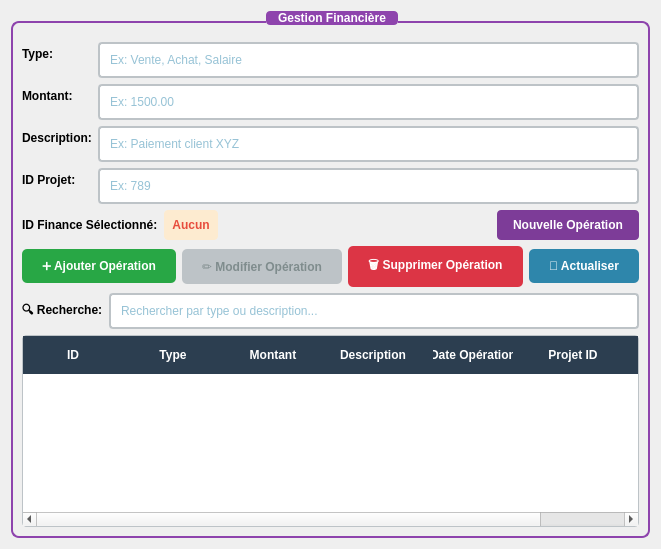
      <widget class="QWidget" name="financesPage">
       <layout class="QVBoxLayout" name="verticalLayout_6">
        <item>
         <widget class="QGroupBox" name="financesGroupBox">
          <property name="title">
           <string>Gestion Financière</string>
          </property>
          <property name="styleSheet">
           <string notr="true">QGroupBox {
    font-weight: bold;
    color: #2C3E50;
    border: 2px solid #8E44AD;
    border-radius: 8px;
    margin-top: 10px;
    padding-top: 10px;
}
QGroupBox::title {
    subcontrol-origin: margin;
    subcontrol-position: top center;
    padding: 0 10px;
    background-color: #8E44AD;
    color: white;
    border-radius: 4px;
}</string>
          </property>
          <layout class="QVBoxLayout" name="verticalLayout_9">
           <item>
            <layout class="QFormLayout" name="formLayout_4">
             <item row="0" column="0">
              <widget class="QLabel" name="label_32">
               <property name="text">
                <string>Type:</string>
               </property>
               <property name="styleSheet">
                <string notr="true">font-weight: bold;</string>
               </property>
              </widget>
             </item>
             <item row="0" column="1">
              <widget class="QLineEdit" name="financeTypeEdit">
               <property name="placeholderText">
                <string>Ex: Vente, Achat, Salaire</string>
               </property>
               <property name="styleSheet">
                <string notr="true">QLineEdit {
    padding: 8px;
    border: 2px solid #BDC3C7;
    border-radius: 4px;
    background-color: white;
    color: #2E86AB;
}
QLineEdit:focus {
    border-color: #3498DB;
}</string>
               </property>
              </widget>
             </item>
             <item row="1" column="0">
              <widget class="QLabel" name="label_33">
               <property name="text">
                <string>Montant:</string>
               </property>
               <property name="styleSheet">
                <string notr="true">font-weight: bold;</string>
               </property>
              </widget>
             </item>
             <item row="1" column="1">
              <widget class="QLineEdit" name="financeMontantEdit">
               <property name="placeholderText">
                <string>Ex: 1500.00</string>
               </property>
               <property name="styleSheet">
                <string notr="true">QLineEdit {
    padding: 8px;
    border: 2px solid #BDC3C7;
    border-radius: 4px;
    background-color: white;
    color: #2E86AB;
}
QLineEdit:focus {
    border-color: #3498DB;
}</string>
               </property>
              </widget>
             </item>
             <item row="2" column="0">
              <widget class="QLabel" name="label_34">
               <property name="text">
                <string>Description:</string>
               </property>
               <property name="styleSheet">
                <string notr="true">font-weight: bold;</string>
               </property>
              </widget>
             </item>
             <item row="2" column="1">
              <widget class="QLineEdit" name="financeDescriptionEdit">
               <property name="placeholderText">
                <string>Ex: Paiement client XYZ</string>
               </property>
               <property name="styleSheet">
                <string notr="true">QLineEdit {
    padding: 8px;
    border: 2px solid #BDC3C7;
    border-radius: 4px;
    background-color: white;
    color: #2E86AB;
}
QLineEdit:focus {
    border-color: #3498DB;
}</string>
               </property>
              </widget>
             </item>
             <item row="3" column="0">
              <widget class="QLabel" name="label_35">
               <property name="text">
                <string>ID Projet:</string>
               </property>
               <property name="styleSheet">
                <string notr="true">font-weight: bold;</string>
               </property>
              </widget>
             </item>
             <item row="3" column="1">
              <widget class="QLineEdit" name="financeProjetIdEdit">
               <property name="placeholderText">
                <string>Ex: 789</string>
               </property>
               <property name="styleSheet">
                <string notr="true">QLineEdit {
    padding: 8px;
    border: 2px solid #BDC3C7;
    border-radius: 4px;
    background-color: white;
    color: #2E86AB;
}
QLineEdit:focus {
    border-color: #3498DB;
}</string>
               </property>
              </widget>
             </item>
             <item row="4" column="0" colspan="2">
              <layout class="QHBoxLayout" name="horizontalLayout_13">
               <item>
                <widget class="QLabel" name="label_36">
                 <property name="text">
                  <string>ID Finance Sélectionné:</string>
                 </property>
                 <property name="styleSheet">
                  <string notr="true">font-weight: bold;</string>
                 </property>
                </widget>
               </item>
               <item>
                <widget class="QLabel" name="selectedFinanceIdLabel">
                 <property name="text">
                  <string>Aucun</string>
                 </property>
                 <property name="styleSheet">
                  <string notr="true">font-weight: bold; color: #E74C3C; background-color: #FDEBD0; padding: 4px 8px; border-radius: 4px;</string>
                 </property>
                 <property name="alignment">
                  <set>Qt::AlignCenter</set>
                 </property>
                </widget>
               </item>
               <item>
                <spacer name="horizontalSpacer_5">
                 <property name="orientation">
                  <enum>Qt::Horizontal</enum>
                 </property>
                 <property name="sizeHint" stdset="0">
                  <size>
                   <width>40</width>
                   <height>20</height>
                  </size>
                 </property>
                </spacer>
               </item>
               <item>
                <widget class="QPushButton" name="clearFinanceFormBtn">
                 <property name="text">
                  <string>Nouvelle Opération</string>
                 </property>
                 <property name="styleSheet">
                  <string notr="true">QPushButton {
    background-color: #7D3C98;
    color: white;
    border: none;
    padding: 8px 16px;
    border-radius: 4px;
    font-weight: bold;
}
QPushButton:hover {
    background-color: #6C3483;
}
QPushButton:pressed {
    background-color: #5B2C6F;
}</string>
                 </property>
                </widget>
               </item>
              </layout>
             </item>
            </layout>
           </item>
           <item>
            <layout class="QHBoxLayout" name="horizontalLayout_14">
             <item>
              <widget class="QPushButton" name="addFinanceBtn">
               <property name="text">
                <string>➕ Ajouter Opération</string>
               </property>
               <property name="styleSheet">
                <string notr="true">QPushButton {
    background-color: #28A745;
    color: white;
    border: none;
    padding: 10px 20px;
    border-radius: 5px;
    font-weight: bold;
}
QPushButton:hover {
    background-color: #218838;
}
QPushButton:pressed {
    background-color: #1E7E34;
}</string>
               </property>
              </widget>
             </item>
             <item>
              <widget class="QPushButton" name="editFinanceBtn">
               <property name="enabled">
                <bool>false</bool>
               </property>
               <property name="text">
                <string>✏️ Modifier Opération</string>
               </property>
               <property name="styleSheet">
                <string notr="true">QPushButton {
    background-color: #FFC107;
    color: #212529;
    border: none;
    padding: 10px 20px;
    border-radius: 5px;
    font-weight: bold;
}
QPushButton:hover {
    background-color: #E0A800;
}
QPushButton:pressed {
    background-color: #D39E00;
}
QPushButton:disabled {
    background-color: #BDC3C7;
    color: #7F8C8D;
}</string>
               </property>
              </widget>
             </item>
             <item>
              <widget class="QPushButton" name="deleteFinanceBtn">
               <property name="text">
                <string>🗑️ Supprimer Opération</string>
               </property>
               <property name="styleSheet">
                <string notr="true">QPushButton {
    background-color: #DC3545;
    color: white;
    border: none;
    padding: 10px 20px;
    border-radius: 5px;
    font-weight: bold;
}
QPushButton:hover {
    background-color: #C82333;
}
QPushButton:pressed {
    background-color: #BD2130;
}</string>
               </property>
              </widget>
             </item>
             <item>
              <widget class="QPushButton" name="refreshFinanceTableBtn">
               <property name="text">
                <string>🔄 Actualiser</string>
               </property>
               <property name="styleSheet">
                <string notr="true">QPushButton {
    background-color: #2E86AB;
    color: white;
    border: none;
    padding: 10px 20px;
    border-radius: 5px;
    font-weight: bold;
}
QPushButton:hover {
    background-color: #266D8F;
}
QPushButton:pressed {
    background-color: #1F5A7A;
}</string>
               </property>
              </widget>
             </item>
            </layout>
           </item>
           <item>
            <layout class="QHBoxLayout" name="horizontalLayout_15">
             <item>
              <widget class="QLabel" name="label_37">
               <property name="text">
                <string>🔍 Recherche:</string>
               </property>
               <property name="styleSheet">
                <string notr="true">font-weight: bold; font-size: 12px;</string>
               </property>
              </widget>
             </item>
             <item>
              <widget class="QLineEdit" name="searchFinanceLineEdit">
               <property name="placeholderText">
                <string>Rechercher par type ou description...</string>
               </property>
               <property name="styleSheet">
                <string notr="true">QLineEdit {
    padding: 8px;
    border: 2px solid #BDC3C7;
    border-radius: 4px;
    background-color: white;
    color: #2E86AB;
}
QLineEdit:focus {
    border-color: #3498DB;
}</string>
               </property>
              </widget>
             </item>
            </layout>
           </item>
           <item>
            <widget class="QTableWidget" name="financeTable">
             <property name="styleSheet">
              <string notr="true">QTableWidget {
    background-color: white;
    alternate-background-color: #F8F9FA;
    selection-background-color: #8E44AD;
    selection-color: white;
    gridline-color: #BDC3C7;
    border: 1px solid #BDC3C7;
    border-radius: 4px;
}
QTableWidget::item {
    padding: 8px;
    border-bottom: 1px solid #ECF0F1;
    color: #2E86AB;
}
QTableWidget::item:selected {
    background-color: #8E44AD;
    color: white;
}
QHeaderView::section {
    background-color: #2C3E50;
    color: white;
    padding: 10px;
    border: none;
    font-weight: bold;
}</string>
             </property>
             <property name="editTriggers">
              <set>QAbstractItemView::NoEditTriggers</set>
             </property>
             <property name="selectionMode">
              <enum>QAbstractItemView::SingleSelection</enum>
             </property>
             <property name="selectionBehavior">
              <enum>QAbstractItemView::SelectRows</enum>
             </property>
             <property name="showGrid">
              <bool>true</bool>
             </property>
             <property name="gridStyle">
              <enum>Qt::SolidLine</enum>
             </property>
             <property name="alternatingRowColors">
              <bool>true</bool>
             </property>
             <property name="sortingEnabled">
              <bool>true</bool>
             </property>
             <attribute name="horizontalHeaderHighlightSections">
              <bool>false</bool>
             </attribute>
             <attribute name="horizontalHeaderStretchLastSection">
              <bool>true</bool>
             </attribute>
             <column>
              <property name="text">
               <string>ID</string>
              </property>
             </column>
             <column>
              <property name="text">
               <string>Type</string>
              </property>
             </column>
             <column>
              <property name="text">
               <string>Montant</string>
              </property>
             </column>
             <column>
              <property name="text">
               <string>Description</string>
              </property>
             </column>
             <column>
              <property name="text">
               <string>Date Opération</string>
              </property>
             </column>
             <column>
              <property name="text">
               <string>Projet ID</string>
              </property>
             </column>
             <column>
              <property name="text">
               <string>Statut</string>
              </property>
             </column>
            </widget>
           </item>
          </layout>
         </widget>
        </item>
       </layout>
      </widget>
